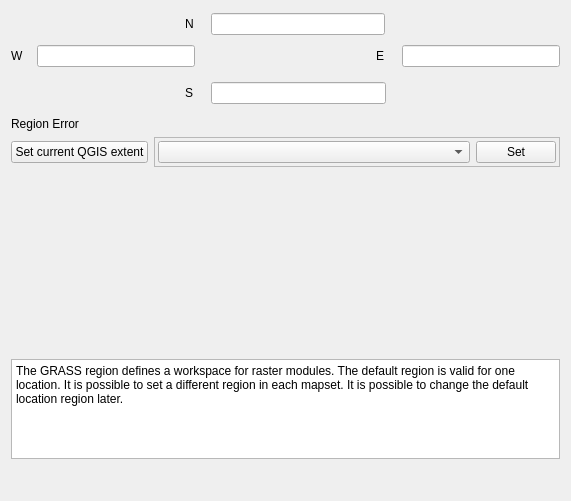
  <widget class="QWizardPage" name="WizardPage4" >
   <property name="title" >
    <string>Default GRASS Region</string>
   </property>
   <layout class="QGridLayout" >
    <item row="7" column="1" >
     <spacer>
      <property name="orientation" >
       <enum>Qt::Vertical</enum>
      </property>
      <property name="sizeHint" stdset="0" >
       <size>
        <width>20</width>
        <height>31</height>
       </size>
      </property>
     </spacer>
    </item>
    <item row="6" column="0" colspan="3" >
     <widget class="QTextBrowser" name="mRegionText" >
      <property name="minimumSize" >
       <size>
        <width>0</width>
        <height>50</height>
       </size>
      </property>
      <property name="maximumSize" >
       <size>
        <width>16777215</width>
        <height>100</height>
       </size>
      </property>
      <property name="html" >
       <string>&lt;!DOCTYPE HTML PUBLIC "-//W3C//DTD HTML 4.0//EN" "http://www.w3.org/TR/REC-html40/strict.dtd">
&lt;html>&lt;head>&lt;meta name="qrichtext" content="1" />&lt;style type="text/css">
p, li { white-space: pre-wrap; }
&lt;/style>&lt;/head>&lt;body style=" font-family:'Lucida Grande'; font-size:13pt; font-weight:400; font-style:normal;">
&lt;p style=" margin-top:0px; margin-bottom:0px; margin-left:0px; margin-right:0px; -qt-block-indent:0; text-indent:0px; font-family:'Sans Serif'; font-size:9pt;">The GRASS region defines a workspace for raster modules. The default region is valid for one location. It is possible to set a different region in each mapset. It is possible to change the default location region later.&lt;/p>&lt;/body>&lt;/html></string>
      </property>
     </widget>
    </item>
    <item row="5" column="0" >
     <spacer>
      <property name="orientation" >
       <enum>Qt::Horizontal</enum>
      </property>
      <property name="sizeType" >
       <enum>QSizePolicy::Expanding</enum>
      </property>
      <property name="sizeHint" stdset="0" >
       <size>
        <width>91</width>
        <height>31</height>
       </size>
      </property>
     </spacer>
    </item>
    <item row="5" column="1" >
     <widget class="QLabel" name="mRegionMap" >
      <property name="minimumSize" >
       <size>
        <width>360</width>
        <height>180</height>
       </size>
      </property>
      <property name="maximumSize" >
       <size>
        <width>360</width>
        <height>180</height>
       </size>
      </property>
      <property name="pixmap" >
       <pixmap>images/world.png</pixmap>
      </property>
      <property name="scaledContents" >
       <bool>true</bool>
      </property>
     </widget>
    </item>
    <item row="4" column="0" colspan="3" >
     <layout class="QHBoxLayout" >
      <item>
       <widget class="QPushButton" name="mCurrentRegionButton" >
        <property name="text" >
         <string>Set current QGIS extent</string>
        </property>
       </widget>
      </item>
      <item>
       <widget class="QFrame" name="mSetRegionFrame" >
        <property name="frameShape" >
         <enum>QFrame::StyledPanel</enum>
        </property>
        <property name="frameShadow" >
         <enum>QFrame::Plain</enum>
        </property>
        <layout class="QHBoxLayout" >
         <property name="margin" >
          <number>3</number>
         </property>
         <item>
          <widget class="QComboBox" name="mRegionsComboBox" >
           <property name="sizePolicy" >
            <sizepolicy vsizetype="Fixed" hsizetype="Expanding" >
             <horstretch>0</horstretch>
             <verstretch>0</verstretch>
            </sizepolicy>
           </property>
          </widget>
         </item>
         <item>
          <widget class="QPushButton" name="mRegionButton" >
           <property name="text" >
            <string>Set</string>
           </property>
          </widget>
         </item>
        </layout>
       </widget>
      </item>
     </layout>
    </item>
    <item row="3" column="0" colspan="3" >
     <widget class="QLabel" name="mRegionErrorLabel" >
      <property name="text" >
       <string>Region Error</string>
      </property>
     </widget>
    </item>
    <item row="2" column="0" colspan="3" >
     <layout class="QHBoxLayout" >
      <item>
       <spacer>
        <property name="orientation" >
         <enum>Qt::Horizontal</enum>
        </property>
        <property name="sizeType" >
         <enum>QSizePolicy::Expanding</enum>
        </property>
        <property name="sizeHint" stdset="0" >
         <size>
          <width>170</width>
          <height>36</height>
         </size>
        </property>
       </spacer>
      </item>
      <item>
       <widget class="QLabel" name="textLabel6" >
        <property name="minimumSize" >
         <size>
          <width>20</width>
          <height>0</height>
         </size>
        </property>
        <property name="text" >
         <string>S</string>
        </property>
       </widget>
      </item>
      <item>
       <widget class="QLineEdit" name="mSouthLineEdit" />
      </item>
      <item>
       <spacer>
        <property name="orientation" >
         <enum>Qt::Horizontal</enum>
        </property>
        <property name="sizeType" >
         <enum>QSizePolicy::Expanding</enum>
        </property>
        <property name="sizeHint" stdset="0" >
         <size>
          <width>170</width>
          <height>36</height>
         </size>
        </property>
       </spacer>
      </item>
     </layout>
    </item>
    <item row="1" column="0" colspan="3" >
     <layout class="QHBoxLayout" >
      <item>
       <widget class="QLabel" name="textLabel4" >
        <property name="minimumSize" >
         <size>
          <width>20</width>
          <height>0</height>
         </size>
        </property>
        <property name="text" >
         <string>W</string>
        </property>
       </widget>
      </item>
      <item>
       <widget class="QLineEdit" name="mWestLineEdit" >
        <property name="minimumSize" >
         <size>
          <width>0</width>
          <height>0</height>
         </size>
        </property>
       </widget>
      </item>
      <item>
       <spacer>
        <property name="orientation" >
         <enum>Qt::Horizontal</enum>
        </property>
        <property name="sizeType" >
         <enum>QSizePolicy::Expanding</enum>
        </property>
        <property name="sizeHint" stdset="0" >
         <size>
          <width>175</width>
          <height>26</height>
         </size>
        </property>
       </spacer>
      </item>
      <item>
       <widget class="QLabel" name="textLabel5" >
        <property name="minimumSize" >
         <size>
          <width>20</width>
          <height>0</height>
         </size>
        </property>
        <property name="text" >
         <string>E</string>
        </property>
       </widget>
      </item>
      <item>
       <widget class="QLineEdit" name="mEastLineEdit" />
      </item>
     </layout>
    </item>
    <item row="0" column="0" colspan="3" >
     <layout class="QHBoxLayout" >
      <item>
       <spacer>
        <property name="orientation" >
         <enum>Qt::Horizontal</enum>
        </property>
        <property name="sizeType" >
         <enum>QSizePolicy::Expanding</enum>
        </property>
        <property name="sizeHint" stdset="0" >
         <size>
          <width>170</width>
          <height>26</height>
         </size>
        </property>
       </spacer>
      </item>
      <item>
       <widget class="QLabel" name="textLabel3" >
        <property name="minimumSize" >
         <size>
          <width>20</width>
          <height>0</height>
         </size>
        </property>
        <property name="text" >
         <string>N</string>
        </property>
       </widget>
      </item>
      <item>
       <widget class="QLineEdit" name="mNorthLineEdit" >
        <property name="minimumSize" >
         <size>
          <width>0</width>
          <height>0</height>
         </size>
        </property>
       </widget>
      </item>
      <item>
       <spacer>
        <property name="orientation" >
         <enum>Qt::Horizontal</enum>
        </property>
        <property name="sizeType" >
         <enum>QSizePolicy::Expanding</enum>
        </property>
        <property name="sizeHint" stdset="0" >
         <size>
          <width>175</width>
          <height>26</height>
         </size>
        </property>
       </spacer>
      </item>
     </layout>
    </item>
    <item row="5" column="2" >
     <spacer>
      <property name="orientation" >
       <enum>Qt::Horizontal</enum>
      </property>
      <property name="sizeType" >
       <enum>QSizePolicy::Expanding</enum>
      </property>
      <property name="sizeHint" stdset="0" >
       <size>
        <width>86</width>
        <height>36</height>
       </size>
      </property>
     </spacer>
    </item>
   </layout>
  </widget>
